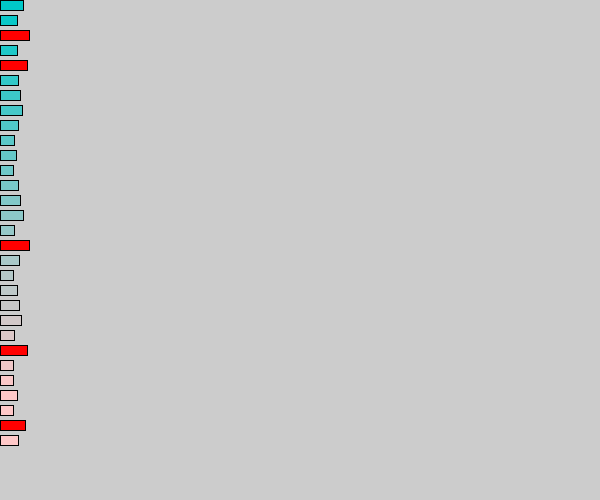
Frame 1 (no input)
Frame 60 (the mouse pressed at the canvas centre just before this capture): identical to frame 1, image omitted
Frame 120 (the mouse held since frame 60 and released just before this capture): identical to frame 1, image omitted

The Processing sketch that drew this single still picture (run headless with seeded random() and noise(); from frame 60 on, the mouse is pressed at the canvas centre):

// Processing sketch: array_barritas
// ── array_barritas.pde
float [] largos = new float [30];
color [] colores = new color [30]; 
// float [] largos= { 10,30,40,29,134,23,5,278,17 };

void setup() {
  size(600, 500);
  for (int i=0; i<largos.length; i++) {
    largos[i] = random(13, 30);
    colores[i] = color (i*10, 200, 200);
  }
}

void draw() {
  for (int i=0; i<largos.length; i++) {
    if (largos[i]>25) {
      fill(255, 0, 0);
    } else {
      fill(colores[i]);
    }
    rect(0, i*15, largos[i], 10);
  }
}
